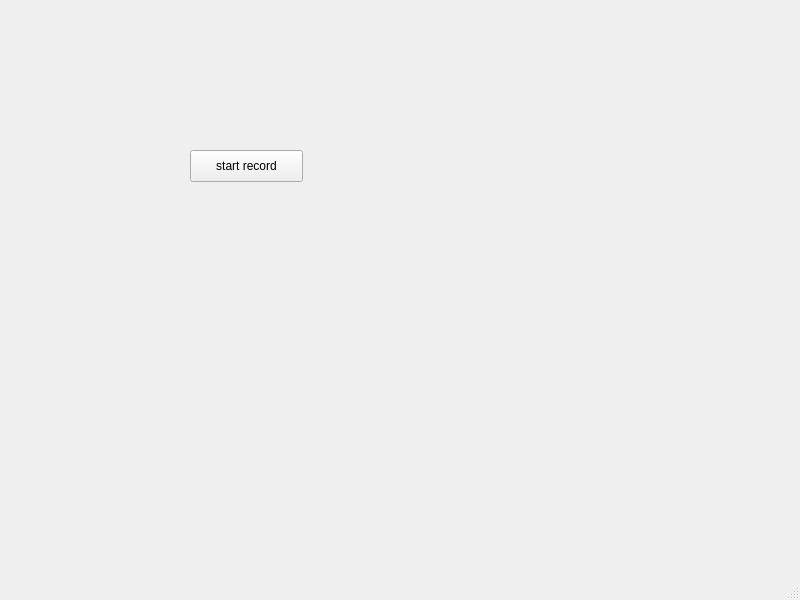
<?xml version="1.0" encoding="UTF-8"?>
<ui version="4.0">
 <class>MainWindow</class>
 <widget class="QMainWindow" name="MainWindow">
  <property name="geometry">
   <rect>
    <x>0</x>
    <y>0</y>
    <width>800</width>
    <height>600</height>
   </rect>
  </property>
  <property name="windowTitle">
   <string>MainWindow</string>
  </property>
  <widget class="QWidget" name="centralwidget">
   <widget class="QPushButton" name="audioButton">
    <property name="geometry">
     <rect>
      <x>190</x>
      <y>150</y>
      <width>113</width>
      <height>32</height>
     </rect>
    </property>
    <property name="text">
     <string>start record</string>
    </property>
   </widget>
  </widget>
  <widget class="QMenuBar" name="menubar">
   <property name="geometry">
    <rect>
     <x>0</x>
     <y>0</y>
     <width>800</width>
     <height>24</height>
    </rect>
   </property>
  </widget>
  <widget class="QStatusBar" name="statusbar"/>
 </widget>
 <resources/>
 <connections/>
</ui>
